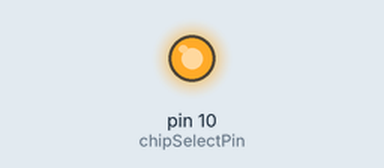
A sketch run on a simulated Arduino Uno, built with avr-gcc and run on an emulated ATmega328P. Parts: output pins drawn as LEDs (lit = HIGH). What the sketch prints to the serial monitor is not drawn.

Above: at 0.1 s.
Timing chart, 0 to 2.8 s (numbered marks = the images above):
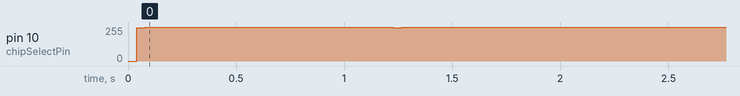

The sketch:

Flash_memory102.ino
```cpp
#include <SPI.h>

#define COMMAND_WRITE_ENABLE      (byte) 0x06
#define COMMAND_RANDOM_READ       (byte)0x03
#define COMMAND_FAST_READ         (byte)0x0B
#define COMMAND_PAGE_PROGRAM      (byte)0x02
#define COMMAND_SECTOR_ERASE      (byte) 0xD8
#define COMMAND_BULK_ERASE        (byte) 0xC7
#define COMMAND_READ_STATUSREG    (uint8_t)0x05
#define COMMAND_READ_ID           (byte)0x9E
#define COMMAND_WRITE_STATUSREG   (uint8_t)0x01
#define COMMAND_READ_FLAG_STATUS  0x70
#define COMMAND_SUB_SECTOR_ERASE  0x20

#define CMD_READ_DATA           0x03
#define CMD_RDSR1               0x05
#define SR1_BUSY_MASK           0x01
#define SR1_WEN_MASK            0x02
#define CMD_PAGEPROG            0x02

#define BASE_ADDRESS            0x000000

const int chipSelectPin = 10;
int id, addr, data, i = 0;
void setup() {

  uint8_t page[256];

  Serial.begin(9600); // initialize Serial communication
  while (!Serial) ;   // wait for serial port to connect.
  // start the SPI library:
  SPI.begin();
  uint8_t buf[256] = {0,};
  uint8_t w_data[16] = {};
  uint16_t n;           // 取得データ数


  pinMode(chipSelectPin, OUTPUT);

  //  allMemoryErase();
  //  // put your setup code here, to run once:
  id = getDeviceID();
  Serial.print("id: "); Serial.println(id, HEX);
  //  //  allMemoryErase();
  //
  subSectorErase(BASE_ADDRESS);
  memset(buf, 0, 256);
  Serial.print("W25Q64_eraseSector : ");
  Serial.println(n);
  n =  N25Q256_read(0, buf, 256);
  dump(buf, 256);

  for (uint8_t i = 0; i < 16; i++) {
    w_data[i] = 'A' + i;
    Serial.print(w_data[i], HEX);
  }
  Serial.println("");

  memset(buf, 0, 256); // buf 시작 주소부터 256개를 모두 0으로 세트한다.
  n = writePage2(w_data, 0x00, 16);
  Serial.print("page Write(0,10,d,16byte) : n = ");
  Serial.println(n);
  n = N25Q256_read(0, buf, 256); // buf 메모리에 읽어온 256개의 데이터를 저장한다.
  dump(buf, 256); // 읽어온 데이터를 확인하는 함수

  //populate array
  for (int i = 0; i < 256; i++) {
    page[i] = i;
  }

  //  writeEnable();
  //  writePage(page, BASE_ADDRESS);
  //
  //  Serial.print("sr check after write: " ); Serial.println(readStatusRegister());
  //  n =  N25Q256_read(0, buf, 256);
  //  dump(buf, 256);
  //
  //  //  for (int i = 0; i < 256; i++) {
  //  //    Serial.print(buf[i], HEX);
  //  //  }


}

void loop() {
  // put your main code here, to run repeatedly:

}

int getDeviceID() {
  uint8_t rcvByte[3];

  waitForWrite();
  writeEnable();

  digitalWrite(chipSelectPin, LOW);
  SPI.transfer(COMMAND_READ_ID);
  rcvByte[0] = SPI.transfer((byte)0x00);
  rcvByte[1] = SPI.transfer((byte)0x00);
  rcvByte[2] = SPI.transfer((byte)0x00);
  digitalWrite(chipSelectPin, HIGH);

  return rcvByte[2];
}

void writeEnable() {
  digitalWrite(chipSelectPin, LOW);
  SPI.transfer(COMMAND_WRITE_ENABLE);
  digitalWrite(chipSelectPin, HIGH);
}

void waitForWrite() {
  byte result = 0;
  result = readStatusRegister();
  while (result & 0x1) {
    result = readStatusRegister();
  }
}

bool N25Q256_IsBusy()
{
  uint8_t r1;
  digitalWrite(chipSelectPin, LOW);
  SPI.transfer(CMD_RDSR1);
  r1 = SPI.transfer(0xff);
  digitalWrite(chipSelectPin, HIGH);
  if (r1 & SR1_BUSY_MASK) {
    return true;
  }
  return false;
}

byte readStatusRegister(void) {
  byte result = 0;
  digitalWrite(chipSelectPin, LOW);
  SPI.transfer(COMMAND_READ_STATUSREG);
  result = SPI.transfer((byte)0x00);
  digitalWrite(chipSelectPin, HIGH);
  return result;
}

//prints data at a given address
void printData (unsigned int addr)
{
  data = normalRead(addr);
  Serial.print("Address 0x");
  Serial.print(addr, HEX);
  Serial.print(": 0x");
  Serial.println(data, HEX);
}

uint8_t normalRead(int addr) {
  uint8_t sndByte[4] = { 0 };
  uint8_t rcvByte;

  sndByte[0] = COMMAND_RANDOM_READ;

  sndByte[1] = (addr >> 16);
  sndByte[2] = (addr >> 8);
  sndByte[3] = addr;

  waitForWrite();
  writeEnable();

  digitalWrite(chipSelectPin, LOW);

  SPI.transfer(sndByte[0]);
  SPI.transfer(sndByte[1]);
  SPI.transfer(sndByte[2]);
  SPI.transfer(sndByte[3]);

  rcvByte = SPI.transfer((byte)0x00);

  digitalWrite(chipSelectPin, HIGH);

  return rcvByte;
}

void writePage(uint8_t* writeData, int addr) {
  uint8_t sndBytes[4] = { 0 };

  sndBytes[0] = COMMAND_PAGE_PROGRAM;
  sndBytes[1] = (uint16_t)(addr >> 16);
  sndBytes[2] = (uint16_t)(addr >> 8);
  sndBytes[3] = (uint16_t)addr;

  waitForWrite();
  writeEnable();

  digitalWrite(chipSelectPin, LOW);

  SPI.transfer(sndBytes[0]);
  SPI.transfer(sndBytes[1]);
  SPI.transfer(sndBytes[2]);
  SPI.transfer(sndBytes[3]);

  for (int i = 0; i < 256; i++) {
    SPI.transfer(writeData[i]);
  }
  digitalWrite(chipSelectPin, HIGH);
}

void subSectorErase(int addr) {
  uint8_t sndBytes[4] = { 0 };

  sndBytes[0] = COMMAND_SUB_SECTOR_ERASE;
  sndBytes[1] = (addr >> 16);
  sndBytes[2] = (addr >> 8);
  sndBytes[3] = addr;

  waitForWrite();
  writeEnable();
  digitalWrite(chipSelectPin, LOW);
  SPI.transfer(sndBytes[0]);
  SPI.transfer(sndBytes[1]);
  SPI.transfer(sndBytes[2]);
  SPI.transfer(sndBytes[3]);
  digitalWrite(chipSelectPin, HIGH);
  delay(10);
}

void allMemoryErase() {
  writeSR(0x00);
  waitForWrite();
  writeEnable();
  digitalWrite(chipSelectPin, LOW);
  SPI.transfer(COMMAND_BULK_ERASE);
  digitalWrite(chipSelectPin, HIGH);
}

void writeSR(uint8_t setReg) {
  waitForWrite();
  writeEnable();
  digitalWrite(chipSelectPin, LOW);
  SPI.transfer(COMMAND_WRITE_STATUSREG);
  SPI.transfer(setReg);
  digitalWrite(chipSelectPin, HIGH);
}

uint16_t N25Q256_read(uint32_t addr, uint8_t *buf, uint16_t n)
{
  digitalWrite(chipSelectPin, LOW);

  SPI.transfer(CMD_READ_DATA);
  SPI.transfer(addr >> 16);
  SPI.transfer((addr >> 8) & 0xff);
  SPI.transfer(addr & 0xff);

  uint16_t i;
  for (i = 0; i < n; i++ ) {
    buf[i] = SPI.transfer(0x00);
  }

  digitalWrite(chipSelectPin, HIGH);
  return i;
}

uint16_t N25Q256_pageWrite(uint16_t sect_no, uint16_t inaddr, uint8_t* data, uint8_t n)
{

  uint32_t addr = sect_no;
  int i;
  addr <<= 12;
  addr += inaddr;
  waitForWrite();
  writeEnable();
  //
  //  if (N25Q256_IsBusy()) {
  //    return 0;
  //  }

  digitalWrite(chipSelectPin, LOW);

  SPI.transfer(CMD_PAGEPROG);
  SPI.transfer((addr >> 16) & 0xff);
  SPI.transfer((addr >> 8) & 0xff);
  SPI.transfer(addr & 0xff);

  for (i = 0; i < n; i++) {
    SPI.transfer(data[i]);
  }

  digitalWrite(chipSelectPin, HIGH);

  waitForWrite();

  return i;
}

uint16_t writePage2(uint8_t* writeData, int addr, uint8_t n) {
  uint8_t sndBytes[4] = { 0 };

  sndBytes[0] = COMMAND_PAGE_PROGRAM;
  sndBytes[1] = (uint16_t)(addr >> 16);
  sndBytes[2] = (uint16_t)(addr >> 8);
  sndBytes[3] = (uint16_t)addr;

  waitForWrite();
  writeEnable();

  digitalWrite(chipSelectPin, LOW);

  SPI.transfer(sndBytes[0]);
  SPI.transfer(sndBytes[1]);
  SPI.transfer(sndBytes[2]);
  SPI.transfer(sndBytes[3]);

  //  for (int i = 0; i < 256; i++) {
  //    SPI.transfer(writeData[i]);
  //  }

  for (i = 0; i < n; i++) {
    SPI.transfer(writeData[i]);
  }
  digitalWrite(chipSelectPin, HIGH);

  return i;
}
```

utils.ino
```cpp
void dump(uint8_t *dt, uint32_t n)
{

  uint32_t sz;
  char buf[64];
  uint16_t clm = 0;
  uint8_t data;
  uint8_t sum;
  uint8_t vsum[16];
  uint8_t total = 0;
  uint32_t saddr = 0;
  uint32_t eaddr = n - 1;
  sz = eaddr - saddr;

  Serial.print("----------------------------------------------------------\n");
  for (uint16_t i = 0; i < 16; i++) {
    vsum[i] = 0;
  }
  for (uint32_t addr = saddr; addr <= eaddr; addr++) {
    data = dt[addr];
    if (clm == 0) {
      sum = 0;
      sprintf(buf, "%05lx: ", addr);
      Serial.print(buf);
    }

    sum += data; // sum = sum + data
    vsum[addr % 16] += data;

    sprintf(buf, "%02x ", data); // 입력된 데이터 파라미터
    Serial.print(buf);

    clm++;

    if (clm == 16) {
      sprintf(buf, "|%02x ", sum);
      Serial.print(buf);
      Serial.print("\n");
      clm = 0;
    }
  }
  Serial.print("----------------------------------------------------------\n");
  Serial.print("       ");
  for (uint16_t i = 0; i < 16; i++) {
    total += vsum[i];
    sprintf(buf, "%02x ", vsum[i]);
    Serial.print(buf);
  }
  sprintf(buf, "|%02x ", total);
  Serial.print(buf);
  Serial.print("");
  Serial.print("");
  Serial.print("\n");
}
```
